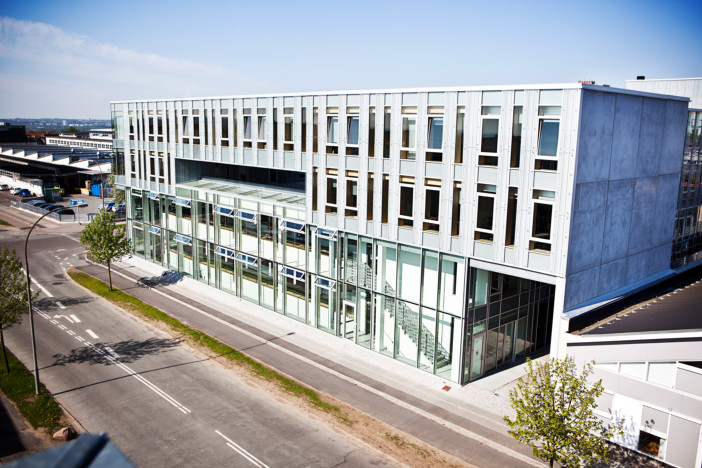
#> input picture handin4/report/nygaard_facade.png, 702 x 468 px
$ jupyter execute HandIn4.ipynb   (shell and % lines are left out)   (older library calls are emulated)
#> lines starting #> are read from the running program, lines starting #| are printed output that depends on the picture
# Machine Learning hand-in 4

This handin is about implementing and using representative-based clustering
algorithms.

The handin is mandatory, and should be done groups of 2-3 students. Each group
must prepare a report in PDF format as outlined below. Please submit all your
Python files in a zip file, and your PDF report outside the zip file, to
Blackboard no later than **Monday, December 19 at 9:00 AM**.

All data and Python files are available below.

For questions and issues regarding this hand-in, please use the
[course discussion forum](https://bb.au.dk/webapps/blackboard/content/launchLink.jsp?course_id=_54703_1&toc_id=_830772_1).
If you have problems that for some reason cannot be shared
on the discussion forum, contact the teaching assistant, Mathias Rav, either
by coming to his office, Nygaard 334, or by sending an email to [rav@cs.au.dk](mailto:rav@cs.au.dk).

[cell 1]
import numpy as np
import matplotlib.pyplot as plt

[cell 2]
# oh so pretty!
def float_formatter(x):
    if x < 0.001 and x > 0:
        return "   >0"
    elif x == 0:
        return "    0"
    else:
        return "%.3f" % x
np.set_printoptions(formatter={'float_kind':float_formatter})

[cell 3]
def plot_matrix(x, y, group, fmt='.', **kwargs):
    """
    Given two d-dimensional datasets of n points,
    makes a figure containing d x d plots, where the (i, j) plot
    plots the ith dimension against the jth dimension.
    """

    x = np.asarray(x)
    y = np.asarray(y)
    group = np.squeeze(np.asarray(group))
    n, p = x.shape
    n_, q = y.shape
    n__, = group.shape
    assert n == n_ == n__
    groups = sorted(set(group))
    if isinstance(fmt, str):
        fmt = {k: fmt for k in groups}
    fig, axes = plt.subplots(p, q, squeeze=False, **kwargs)
    for i, axrow in enumerate(axes):
        for j, ax in enumerate(axrow):
            for g in groups:
                ax.plot(x[group == g, i], y[group == g, j], fmt[g])
            if len(axes) > 2:
                ax.locator_params(tight=True, nbins=4)

def plot_groups(x, group, fmt='.', **kwargs):
    """
    Helper function for plotting a 2-dimensional dataset with groups
    using plot_matrix.
    """
    n, d = x.shape
    assert d == 2
    x1 = x[:, 0].reshape(n, 1)
    x2 = x[:, 1].reshape(n, 1)
    plot_matrix(x1, x2, group, fmt, **kwargs)

## Data sets

In this hand-in, you will work with two different data sets: The Iris data set (for clustering) and two images (for compression).

### Iris data set

The Iris data set is included in sklearn as the `load_iris` function in the
`sklearn.datasets` module.

[cell 4]
import sklearn.datasets
iris = sklearn.datasets.load_iris()
data = iris['data']
labels = iris['target']

The Iris data set consists of 150 four-dimensional points.

[cell 5]
data.shape

The labels are integers between 0 and 2.

[cell 6]
set(labels)

One way of visualizing the four-dimensional point set is by projecting it down to two dimensions, for instance by picking the second and third dimension of the data set.

[cell 7]
data_2d = data[:, 1:3]
plot_groups(data_2d, labels, {0: 'o', 1: 's', 2: '^'}, figsize=(4, 4))
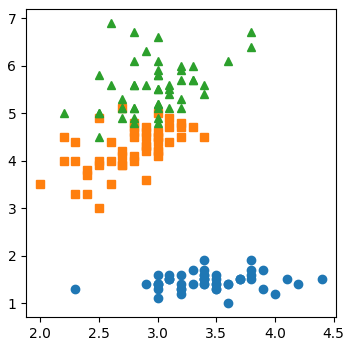
#> figure drawn by matplotlib, 1 panel

We can also make all 16 different plots of this kind, that is, we can make 4 × 4 plots where the (*i*, *j*)th plot displays axis *i* of the data set against axis *j*.

[cell 8]
plot_matrix(data, data, labels, {0: 'o', 1: 's', 2: '^'}, figsize=(12, 12))
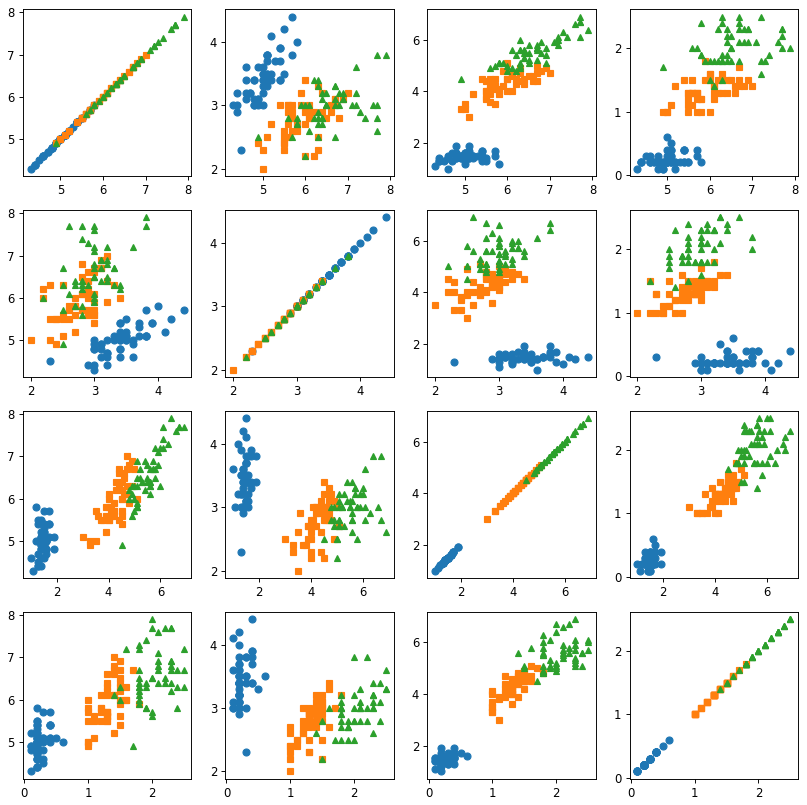
#> figure drawn by matplotlib, 16 panels

A third way of dealing with the data set in just two dimensions is by applying **principal component analysis** (PCA) as discussed in class.

Luckily, sklearn contains a class to compute exactly this.

[cell 9]
import sklearn.datasets
import sklearn.decomposition

# Load Iris data set
iris = sklearn.datasets.load_iris()
data = iris['data']
labels = iris['target']
# Apply PCA
pca = sklearn.decomposition.PCA(2)
data_pca = pca.fit_transform(data)
# Plot
plot_groups(data_pca, labels, {0: 'o', 1: 's', 2: '^'}, figsize=(4, 4))
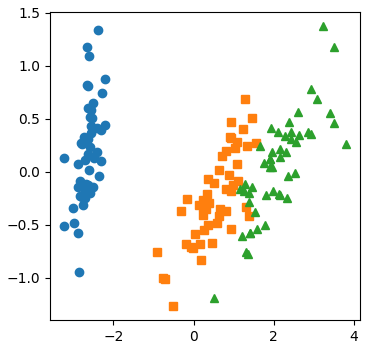
#> figure drawn by matplotlib, 1 panel

### Image compression data

For the image compression part of this hand-in, you will use the following two images.

[cell 10]
import scipy.misc

def download_image(url):
    filename = url[url.rindex('/')+1:]
    try:
        with open(filename, 'rb') as fp:
            return scipy.misc.imread(fp) / 255
    except FileNotFoundError:
        import urllib.request
        with open(filename, 'w+b') as fp, urllib.request.urlopen(url) as r:
            fp.write(r.read())
            return scipy.misc.imread(fp) / 255

img_facade = download_image('https://users-cs.au.dk/rav/ml/handins/h4/nygaard_facade.jpg')
img_stairs = download_image('https://users-cs.au.dk/rav/ml/handins/h4/nygaard_stairs.jpg')
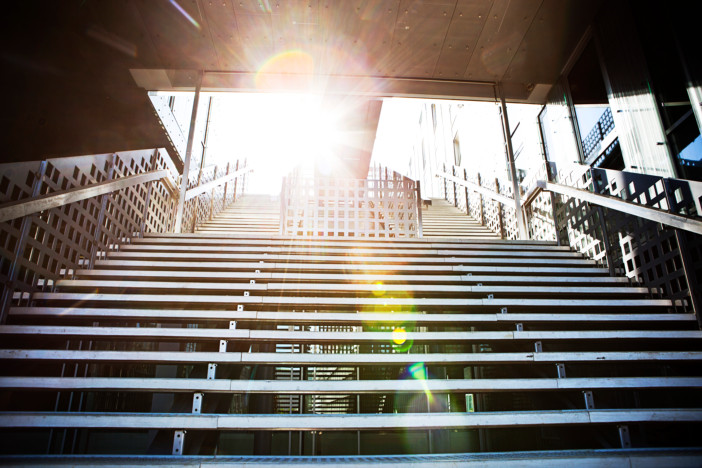
#> input picture handin4/report/nygaard_stairs.png, 702 x 468 px

[cell 11]
plt.imshow(img_facade)

[cell 12]
plt.imshow(img_stairs)

## Tasks

### Implementing EM and the K-means algorithm

You must implement the K-means algorithm and the Gaussian Mixture Expectation
Maximization algorithm as discussed on p. 349 and p. 335 of the textbook [ZM].
For the EM algorithm, you may use the `pdf` function below to compute the probability
densities in the Gaussian Mixture model.

You should use the Python code displayed previously to load and display Iris data
and apply PCA to reduce it from four dimensions to two.

Use the 2d Iris data to validate your algorithms (compare the results you get
with the results in the textbook on the same data), and run your algorithms on
the 4d data and compare.

#### Code structure

You are allowed to structure your code however you want, but you may want to use the following guidelines to get started.

You can structure your implementation of the K-means algorithm as follows.
First, you should implement a function `closest` that takes an `n × d` data matrix and a `k × d` matrix of centers and computes for each data point the closest center.

[cell 13]
from scipy.spatial import distance

def closest(data, centers):
    n, d = data.shape
    k, d_ = centers.shape
    assert d == d_

    # Insert your code here
    rep = np.argmin(distance.cdist(data, centers, 'euclidean'), axis=1)

    # rep should contain a representative index for each data point
    assert rep.shape == (n,)
    assert np.all((0 <= rep) & (rep < k))
    return rep

You should implement a function that implements the K-means cost function, that is, a function that takes an `n × d` data matrix, a `k × d` matrix of centers, and a representative array mapping each data point to a center.

[cell 14]
def kmeans_cost(data, centers, rep):
    n, d = data.shape
    k, d_ = centers.shape
    assert d == d_
    assert rep.shape == (n,)

    # Insert your code here
    data_rep = centers[rep]
    cost = np.sum(np.sqrt(np.sum((data_rep-data)**2)))

    return cost

[cell 15]
# test kmeans_cost: (Martin)
assert kmeans_cost(data,data,closest(data,data)) == 0.0

Finally, you should implement the K-means algorithm described in class. You should have a stopping parameter `epsilon` and stop when the centers move less than `epsilon` in an iteration.

[cell 16]
def kmeans(data, k, epsilon, max_iter=0):
    #print("Calculating K-Means")
    data = np.asarray(data)
    n, d = data.shape

    # Initialize centers
    # randomly chosen points from data is used as centers (same datapoint)
    centers = data[np.random.choice(range(n), size=k, replace=False),:]

    tired = False
    old_centers = np.zeros_like(centers)
    q = 0
    while not tired:
        old_centers[:] = centers

        rep = closest(data, centers)
        for kk in range(k):
            if any(rep==kk):
                centers[kk,:] = np.average(data[rep==kk,:], axis=0)
        dist = np.sqrt(((centers - old_centers) ** 2).sum(axis=1))
        #print("\rDist is " + str(np.max(dist)) + " after " + str(q) + " iterations.", end="")
        q += 1
        tired = (np.max(dist) <= epsilon) or (q >= max_iter and max_iter > 0)
    #print("Done calculating K-Means after " + str(q) + " iterations.")
    return centers

[cell 17]
# test kmeans

data = np.random.choice(range(800), size=300, replace=False).T.reshape(-1,2)
print(data.shape)
plt.figure()
plt.plot(data[:,0],data[:,1], '*')

clusters = kmeans(data,10,0.0000001)
print(clusters)
plt.plot(clusters[:,0],clusters[:,1], 'ro')
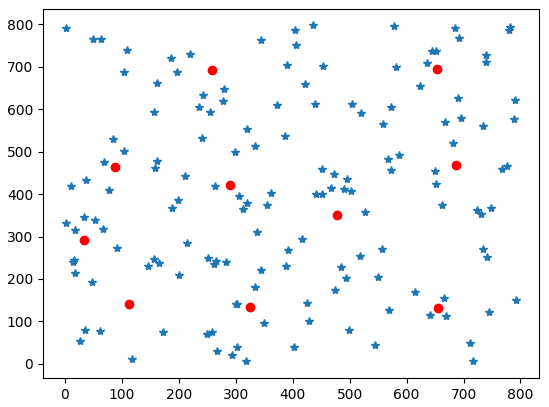
#> figure drawn by matplotlib, 1 panel

For your implementation to the Gaussian Mixture exercise, you may want to use the following two helper functions.

The first function takes a description of a Gaussian Mixture (that is, the mean, covariance matrix and prior of each Gaussian) and returns the probability densities of each point.

[cell 18]
from scipy.stats import multivariate_normal
def pdf(points, mean, cov, prior):
    points, mean, cov = np.asarray(points), np.asarray(mean), np.asarray(cov)
    prior = np.asarray(prior)
    n, d = points.shape
    k, d_1 = mean.shape
    k_2, d_2, d_3 = cov.shape
    k_3, = prior.shape
    assert d == d_1 == d_2 == d_3
    assert k == k_2 == k_3, "%s %s %s should be equal" % (k, k_2, k_3)

    # Compute probabilities
    prob = []
    for i in range(k):
        if prior[i] < 1 / k ** 3:
            prob.append(np.zeros(n))
        else:
            try:
                prob.append(
                    prior[i] *
                    multivariate_normal.pdf(
                        mean=mean[i], cov=cov[i], x=points, allow_singular=True))
            except:
                print(cov[i])
                assert False
    prob = np.transpose(prob)  # n x k
    # Normalize cluster probabilities of each point
    prob = prob / np.sum(prob, axis=1, keepdims=True)  # n x k

    assert prob.shape == (n, k)
    assert np.allclose(prob.sum(axis=1), 1)
    return prob

[cell 19]
from scipy.stats import multivariate_normal
def init_glob(points, clusters):
    global g_n
    g_n = points.shape[0]
    global g_d
    g_d = points.shape[1]
    global g_k
    g_k = clusters

def farthest(points, mean):
    max_dist = 0
    best_point = mean[0,:]
    for i in range(points.shape[0]):
        dist = ((mean - points[i,:])**2).sum()
        if dist > max_dist:
            max_dist = dist
            best_point = points[i,:]
    return best_point

def pdf_alt(points, mean, cov):
    points, mean, cov = np.asarray(points), np.asarray(mean), np.asarray(cov)
    n = points.shape[0]
    k = cov.shape[0] #number of clusters
    prob = []
    for i in range(k):
        #For each cluser we calculate the
        try:
            prob.append(multivariate_normal.pdf(mean=mean[i], cov = cov[i], x = points))
        except:
            #So this cluster is empty now, and we need to handle this. We do this, by chosing
            # a new mean, farthest from current means, and set cov to the identity matrix.
            #print("Cluster empty. Finding new mean.")
            mean[i,:] = farthest(points, mean)
            cov[i] = np.identity(g_d)
            prob.append(multivariate_normal.pdf(mean=mean[i], cov = cov[i], x = points))
    prob = np.transpose(prob) # we turn it round so we have n x k results where n is number of points.
    assert prob.shape == (n, k)
    return prob

def post_prob(fx, prior):
    numerator = fx * prior
    assert numerator.shape == (g_n, g_k)
    denominator = numerator.sum(axis=1)
    assert denominator.shape == (g_n,)
    pcx = (numerator.T/denominator).T
    assert pcx.shape == (g_n, g_k)
    return pcx

def calc_mean(w, points):
    assert points.shape == (g_n, g_d)
    assert w.shape ==(g_n, g_k)
    numerator = (points.T @ w)
    assert numerator.shape == (g_d,g_k)
    denominator = w.sum(axis=0)
    assert denominator.shape == (g_k,)
    mean = (numerator/denominator)
    assert mean.shape == (g_d, g_k)
    return mean.T

def calc_cov(w, points, mean):
    assert w.shape == (g_n, g_k)
    assert points.shape == (g_n, g_d)
    assert mean.shape == (g_k, g_d)
    conv = []
    for i in range(g_k):
        w_ = w[:,i].reshape(g_n, 1)
        assert w_.shape == (g_n, 1)
        mean_ = mean[i,:].reshape(g_d, 1)
        assert mean_.shape == (g_d, 1)
        z = points.T - mean_
        assert z.shape == (g_d, g_n)
        numerator = np.dot((z * w_.T), z.T)
        assert numerator.shape == (g_d, g_d)
        denominator = w_.sum()
        assert denominator.shape == ()
        conv_ = numerator/denominator
        assert conv_.shape == (g_d, g_d)
        conv.append(conv_)
    conv = np.asarray(conv)
    assert conv.shape == (g_k, g_d, g_d)
    return conv

def calc_prior(w):
    assert w.shape == (g_n, g_k)
    prior = w.sum(axis=0)/g_n
    assert prior.shape == (g_k,)
    return prior

The following helper function computes the most likely class of each point under a given Gaussian Mixture.

[cell 20]
def most_likely(points, mean, cov, prior):
    prob = pdf(points, mean, cov, prior)
    return np.argmax(prob, axis=1)

When implementing the Gaussian Mixture E-M algorithm, you may want to start out with the following code structure.

[cell 21]
def em(points, k, epsilon, mean=None, maxiter = 0, force=False):
    init_glob(points, k)

    # Initialize mean if None supplied
    if mean is None:
        # Randomly pick k points
        mean = np.zeros((g_k, g_d))
        for i in range(g_d):
            mean[:,i] = points[(np.random.choice(g_n, g_k)), i]

    # Initialize cov, prior
    cov = np.asarray([np.identity(g_d)]*g_k)
    assert cov.shape == (g_k, g_d, g_d)
    prior = np.ones(shape=(k))/k
    assert prior.shape == (g_k,)
    old_mean = np.zeros_like(mean)
    tired = False
    q = 0
    while not tired:
        old_mean = mean

        # Expectation step
        fx = pdf_alt(points, mean, cov)
        w = post_prob(fx, prior)

        # Maximization step
        mean = calc_mean(w, points)
        cov = calc_cov(w, points, mean)
        prior = calc_prior(w)

        # Finish condition
        dist = ((mean - old_mean)**2).sum()
        tired = dist < epsilon
        q += 1

        #if q % 10 == 0:
            #print("Completede " + str(q) + " steps. Distance is " + str(dist))
        if maxiter > 0:
            tired = q >= maxiter or (not force and tired)

    # Validate output
    #print("\rFinal dist was: " + str(dist) + " after " + str(q) + "iterations.", end="")
    assert mean.shape == (g_k, g_d)
    assert cov.shape == (g_k, g_d, g_d)
    assert prior.shape == (g_k,)
    return mean, cov, prior, q

[cell 22]
def vote_labels(guessed, actual):
    respons = np.zeros_like(guessed)
    for l in np.unique(guessed):
        vl = np.argmax(np.bincount(actual[guessed == l]))
        respons[guessed == l] = vl
    return respons

[cell 23]
# test em

import sklearn.datasets
iris = sklearn.datasets.load_iris()
data = iris['data']
labels = iris['target']


plt.figure()
centers = kmeans(data, 7, 0.0001)
guessed_labels=closest(data, centers)
voted_labels = vote_labels(guessed_labels, labels)
plot_matrix(data, data, voted_labels, {0: 'o', 1: 's', 2: '^'}, figsize=(12, 12))
plt.figure()
centers = kmeans(data, 7, 0.0001)
guessed_labels=closest(data, centers)
voted_labels = vote_labels(guessed_labels, labels)
plot_matrix(data, data, voted_labels, {0: 'o', 1: 's', 2: '^'}, figsize=(12, 12))
plt.figure()
centers = kmeans(data, 7, 0.0001)
guessed_labels=closest(data, centers)
voted_labels = vote_labels(guessed_labels, labels)
plot_matrix(data, data, voted_labels, {0: 'o', 1: 's', 2: '^'}, figsize=(12, 12))

plt.figure()
mean, cov, prior, _ = em(data, 7, 0.0001)
guessed_labels = most_likely(data, mean, cov, prior)
voted_labels = vote_labels(guessed_labels, labels)
plot_matrix(data, data, voted_labels, {0: 'o', 1: 's', 2: '^'}, figsize=(12, 12))
plt.figure()
mean, cov, prior, _ = em(data, 7, 0.0001)
guessed_labels = most_likely(data, mean, cov, prior)
voted_labels = vote_labels(guessed_labels, labels)
plot_matrix(data, data, voted_labels, {0: 'o', 1: 's', 2: '^'}, figsize=(12, 12))
plt.figure()
mean, cov, prior, _ = em(data, 7, 0.0001)
